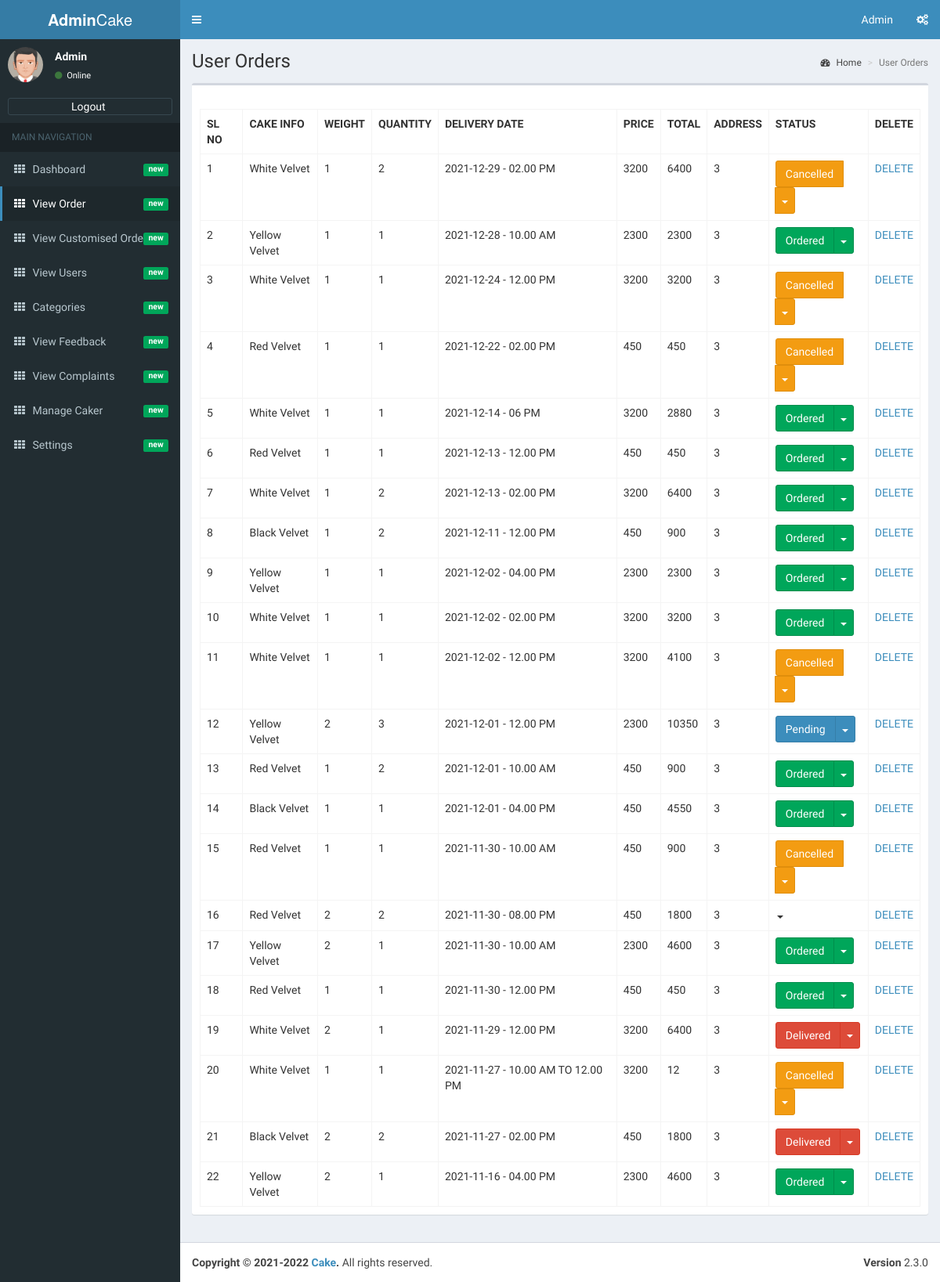
The page /admin/admin-view-orders.php (signed in) on the database as committed earlier.
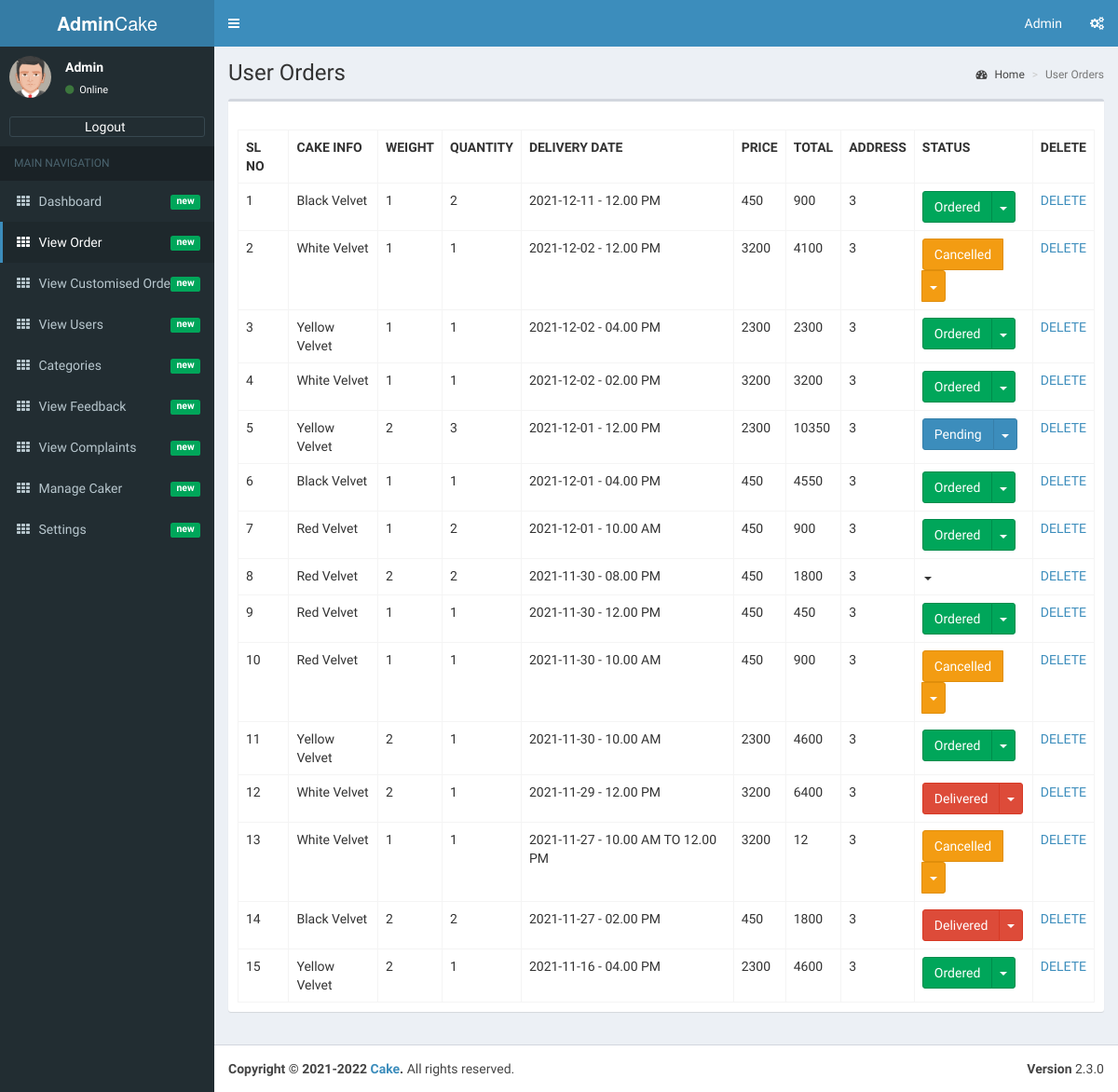
The same page on the database as committed later.
### tables this page shows
CREATE TABLE IF NOT EXISTS `tbl_user_order` (
  `id` int(11) NOT NULL AUTO_INCREMENT,
  `cake_info` varchar(50) NOT NULL,
  `weight` decimal(10,0) NOT NULL,
  `quantity` int(11) NOT NULL,
  `delivery_date` date NOT NULL,
  `delivery_time` varchar(50) NOT NULL,
  `price` decimal(10,0) NOT NULL,
  `total` decimal(10,0) NOT NULL,
  `user_id` int(11) NOT NULL,
  `status` varchar(20) NOT NULL DEFAULT 'Ordered',
  `caker_id` int(11) NOT NULL,
  PRIMARY KEY (`id`)
);

### admin/admin-view-orders.php (the view, shortened to what this page needs)
<?php
if(isset($_SESSION['logged_in']) && !empty($_SESSION['logged_in']))
{
include('dbconnection.php');
require_once('admin-header.php');
?>
<div class="content-wrapper">
  <section class="content-header">
          <h1>
            User Orders
          </h1>
      <ol class="breadcrumb">
            <li><a href="index.php"><i class="fa fa-dashboard"></i> Home</a></li>
            <li class="active">User Orders</li>
          </ol>
        </section>
        <section class="content">
          <div class="row">
            <div class="col-xs-12">
              <div class="box">
                <div class="box-header">
                </div>
                <div class="box-body">
            <table cellpadding="0" cellspacing="0" border="0" class="display table table-bordered" id="hidden-table-info">
<tbody>
<tr>
 <th>SL NO</th>
 <th>CAKE INFO</th>
 <th>WEIGHT</th>
 <th>QUANTITY</th>
 <th>DELIVERY DATE</th>
 <th>PRICE</th>
 <th>TOTAL</th>
<th>ADDRESS</th>
<th>STATUS</th>
<th>DELETE</th>
</tr>
<?php
$ret=mysqli_query($con,"select * from tbl_user_order order by delivery_date desc");
$cnt=1;
while ($row=mysqli_fetch_array($ret)) {
?>
<tr>
<td><?php echo $cnt; ?></td>
<td><?php  echo $row['cake_info'];?></td>
<td><?php  echo $row['weight'];?></td>
<td><?php  echo $row['quantity'];?></td>
<td><?php  echo $row['delivery_date'];?> - <?php  echo $row['delivery_time'];?></td>
<td><?php  echo $row['price'];?></td>
<td><?php  echo $row['total'];?></td>
<td><?php  echo $row['user_id'];?></td>
<td>
 <div class="btn-group">
 <?php
						  $status = $row['status'];
						  if($status == 'Ordered')
						  {
							echo '<button type="button" class="btn btn-success">'.$row['status'].'</button>
                      <button type="button" class="btn btn-success dropdown-toggle" data-toggle="dropdown">';
						  }
						  if($status == 'Delivered')
						  {
							echo '<button type="button" class="btn btn-danger">'.$row['status'].'</button>
                      <button type="button" class="btn btn-danger dropdown-toggle" data-toggle="dropdown">';
						  }
						   if($status == 'Pending')
						  {
						  echo '<button type="button" class="btn btn-primary">'.$row['status'].'</button>
                      <button type="button" class="btn btn-primary dropdown-toggle" data-toggle="dropdown">';
						  }
						    if($status == 'Cancelled')
						  {
						  echo '<button type="button" class="btn btn-warning">'.$row['status'].'</button>
                      <button type="button" class="btn btn-warning dropdown-toggle" data-toggle="dropdown">';
						  }
						  ?>
                       <span class="caret"></span>
                      </button>
                    </div>
</td>
<td><a href=<?php echo "admin-view-orders.php?deleteid=".$row['id'];?>>DELETE</a></td>
</tr>
<?php
$cnt=$cnt+1;
}
?>
</tbody>
</table>
                </div>
              </div>
            </div>
          </div>
        </section>
      </div>
<?php
require_once('admin-footer.php');
  }
else
{
 header("location:admin-login.php");
}
?>

Rows that differ between the two databases and show on the page:
removed tbl_user_order: cake_info "White Velvet", weight "1", quantity "2", delivery_date "2021-12-29", delivery_time "02.00 PM", price "3200", total "6400", user "3", status "Cancelled"
removed tbl_user_order: cake_info "Yellow Velvet", weight "1", quantity "1", delivery_date "2021-12-28", delivery_time "10.00 AM", price "2300", total "2300", user "3", status "Ordered"
removed tbl_user_order: cake_info "White Velvet", weight "1", quantity "1", delivery_date "2021-12-24", delivery_time "12.00 PM", price "3200", total "3200", user "3", status "Cancelled"
removed tbl_user_order: cake_info "Red Velvet", weight "1", quantity "1", delivery_date "2021-12-22", delivery_time "02.00 PM", price "450", total "450", user "3", status "Cancelled"
removed tbl_user_order: cake_info "White Velvet", weight "1", quantity "1", delivery_date "2021-12-14", delivery_time "06 PM", price "3200", total "2880", user "3", status "Ordered"
removed tbl_user_order: cake_info "Red Velvet", weight "1", quantity "1", delivery_date "2021-12-13", delivery_time "12.00 PM", price "450", total "450", user "3", status "Ordered"
removed tbl_user_order: cake_info "White Velvet", weight "1", quantity "2", delivery_date "2021-12-13", delivery_time "02.00 PM", price "3200", total "6400", user "3", status "Ordered"
shown differently, row unchanged: tbl_user_order (number 2 of 15 on the later page): moves up the list
shown differently, row unchanged: tbl_user_order (number 6 of 15 on the later page): moves up the list
shown differently, row unchanged: tbl_user_order "08.00 PM": moves up the list
shown differently, row unchanged: tbl_user_order (number 9 of 15 on the later page): moves up the list
